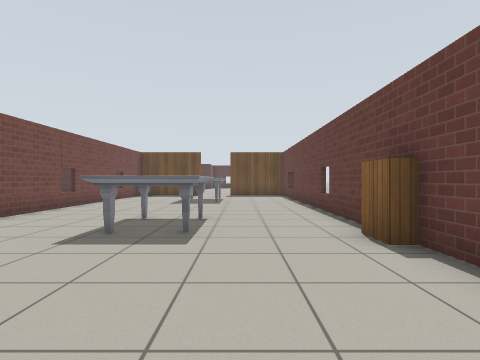
view 1 (above)

16 first-person views from a walk through a world built for the Gazebo simulator. The camera is 0.9 m above the floor, looks level and sees 80° across. The floor is counted in squares, 1 m on a side. Each view is taken from the middle of a square. On the plan, view 1 faces up. The plan holds only what a view shows up to about 11 squares ahead; the rest is blank. The robots in the file are not drawn. Simple patterns stand in for the simulator's built-in surfaces.

view 2
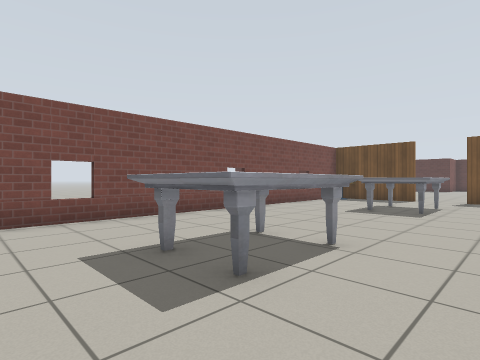

view 3
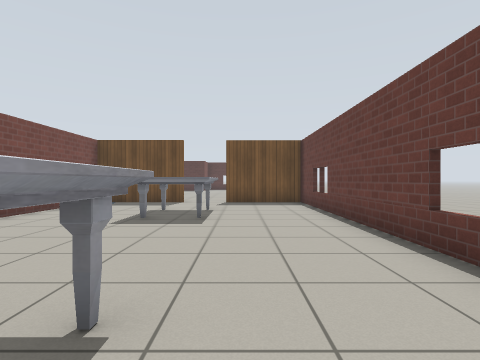

view 4
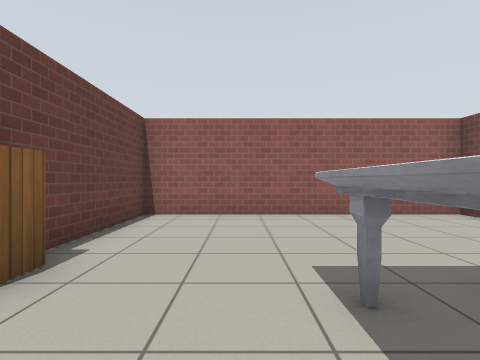

view 5
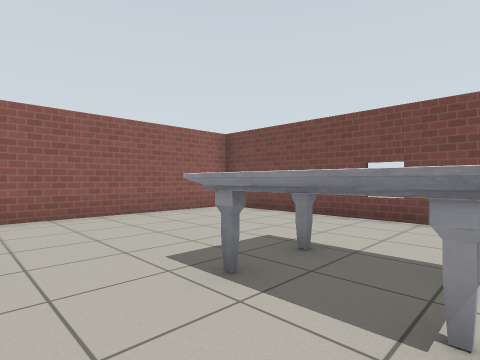

view 6
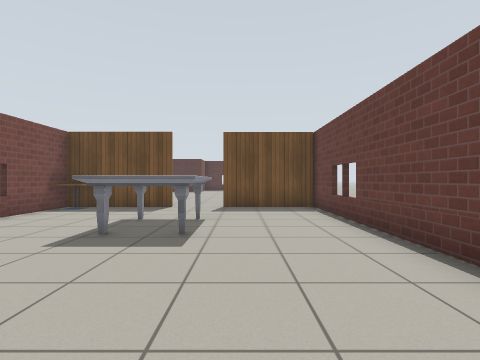

view 7
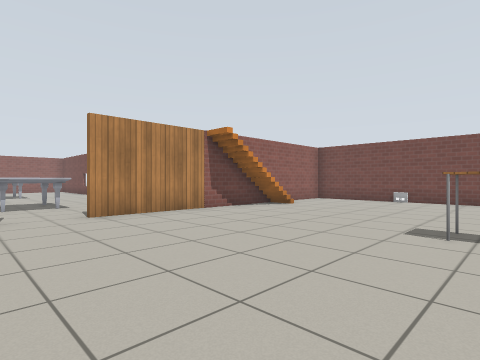

view 8
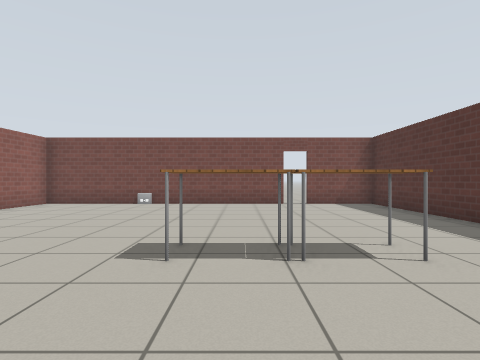

view 9
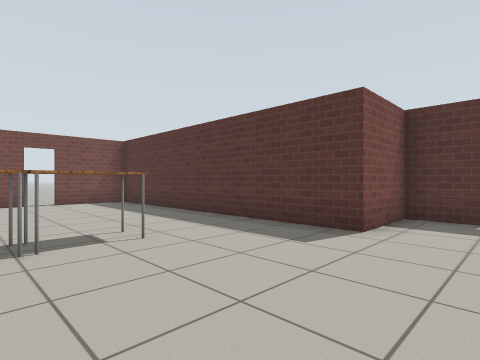

view 10
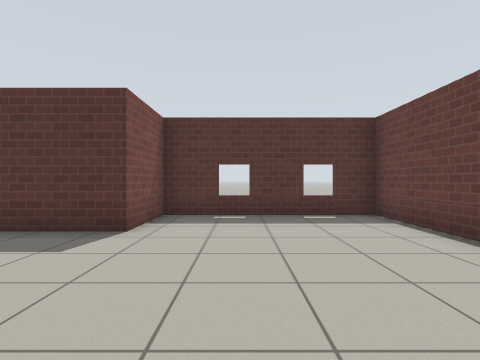

view 11
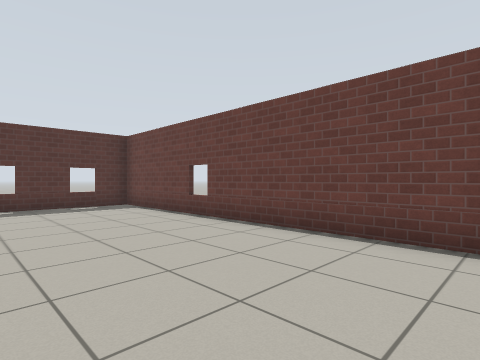

view 12
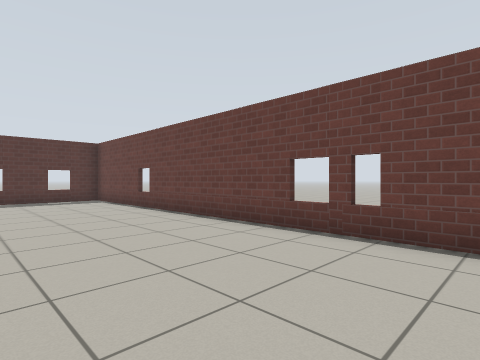

view 13
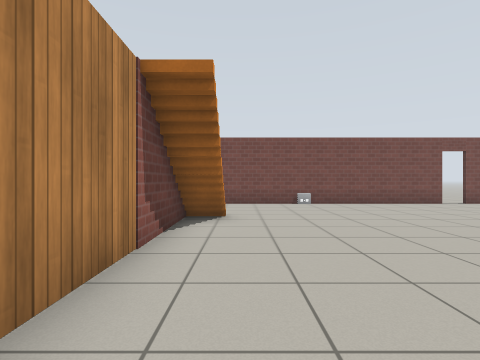

view 14
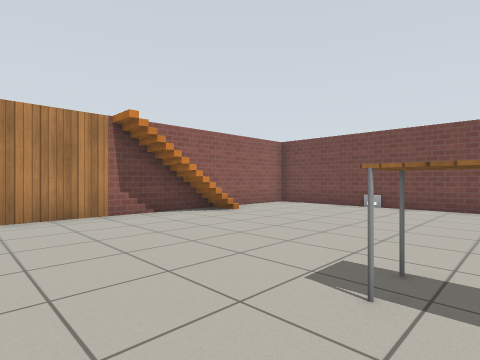

view 15
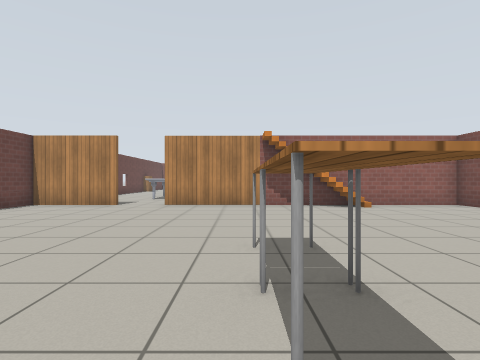

view 16
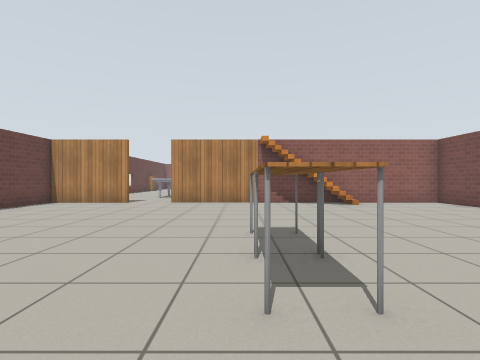

### Floor plan
Points are (right, up) in squares from view 1. A wall is a line through its corners. A room is listed if a view was taken in it or the views show most of it. See-through windows are left out.
Room 1 (views 1, 2, 3, 4, 5, 6)
walls: (2.5, 5.4) (2.5, 17.1); (-5.7, 15.6) (-5.7, -0.4) (2.5, -0.4) (2.5, 3.6); (-2.2, 16.6) (-4.5, 16.6); (2.5, 16.6) (-0.6, 16.6)
ways out: opening at (-1.5, 17) to room 2
objects: marble table (-2, 5) to (-1, 7); marble table (-2, 12) to (-1, 14)
Room 2 (views 7, 8, 9, 10, 11, 12, 13, 14, 15, 16)
walls: (-4.5, 16.6) (-5.7, 16.6) (-5.7, 15.6); (-0.6, 16.6) (2.5, 16.6); (-12.8, 25.7) (-12.8, 16.6) (-2.3, 16.6); (2.5, 17.1) (2.5, 31.3) (-3, 31.3) (-3, 29) (-12.8, 29) (-12.8, 26.5)
ways out: opening at (-1.5, 17) to room 1; open door at (-13, 26)
objects: stairs (-7, 18); table (-6, 23) to (-5, 24); table (-6, 25) to (-5, 26); cafe table (-5, 16)

Positions as (right, up) in squares from view 1, and headings:
1: (0, 0), facing up
2: (1, 3), facing up-left
3: (0, 5), facing up
4: (0, 7), facing down
5: (1, 7), facing down-left
6: (0, 7), facing up
7: (0, 24), facing down-left
8: (-2, 24), facing left
9: (-1, 24), facing up-left
10: (-1, 24), facing up
11: (-2, 21), facing up-right
12: (-2, 18), facing up-right
13: (-2, 18), facing left
14: (-3, 24), facing down-left
15: (-5, 27), facing down
16: (-5, 28), facing down
